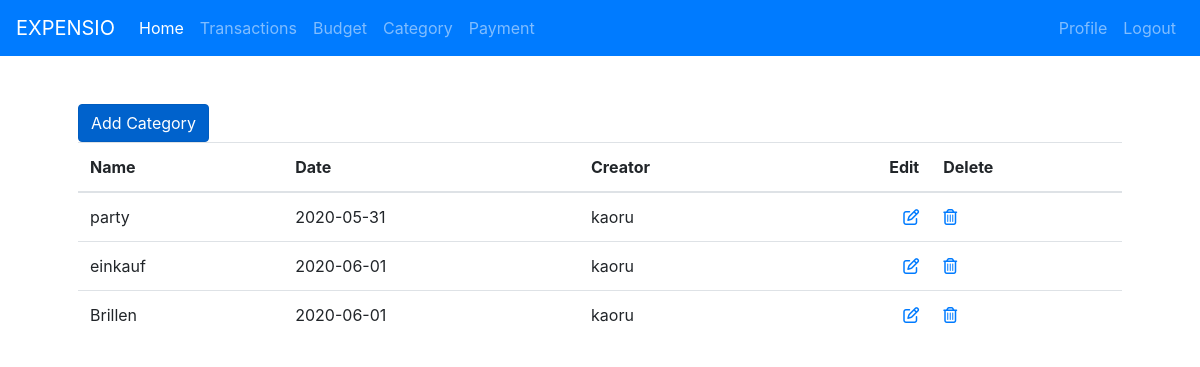
The app's page /category/ (signed in) with its own data.
### category/models.py (models this page shows, shortened)
class Category(models.Model):
    name = models.CharField(max_length=100)
    created_date = models.DateTimeField(auto_now_add=True)
    user = models.ForeignKey("auth.User", on_delete=models.CASCADE)
    """
    Returns self.name instead of object.object
    """

### category/views.py (the view)
# urls.py: path("", CategoryListView.as_view(), name="categories"),
class CategoryListView(ListView):
    model = Category
    template_name = "category.html"
    def get_queryset(self):
        return Category.objects.filter(user=self.request.user)

### templates/category.html (shortened to what this page needs)
{% extends "base.html" %}
{% block content %}
    <a href="/category/add" class="btn btn-primary active" role="button" aria-pressed="true">Add Category</a>
    <br>
    <table class="table">
        <thead>
            <tr>
                <th scope="col">Name</th>
                <th scope="col">Date</th>
                <th scope="col">Creator</th>
                <th scope="col" class="text-right">Edit</th>
                <th scope="col">Delete</th>
            </tr>
        </thead>
        <tbody>
            {% for category in object_list %}
                <tr>
                    <td>{{ category.name }}</td>
                    <td>{{ category.created_date | date:"Y-m-d" }}</td>
                    <td>{{ category.user }}</td>
                    <td class="text-right">
                        <a href="{{ category.id  }}/edit"><i class="far fa-edit"></i></a>
                    </td>
                    <td>
                        <a href="{{ category.id  }}/delete"> <i class="far fa-trash-alt"></i></a>
                    </td>
                </tr>
            {% endfor %}
        </tbody>
    </table>
{% endblock content %}

### records on screen
Category: name "party", created_date "2020-05-31", user "kaoru"
Category: name "einkauf", created_date "2020-06-01", user "kaoru"
Category: name "Brillen", created_date "2020-06-01", user "kaoru"
